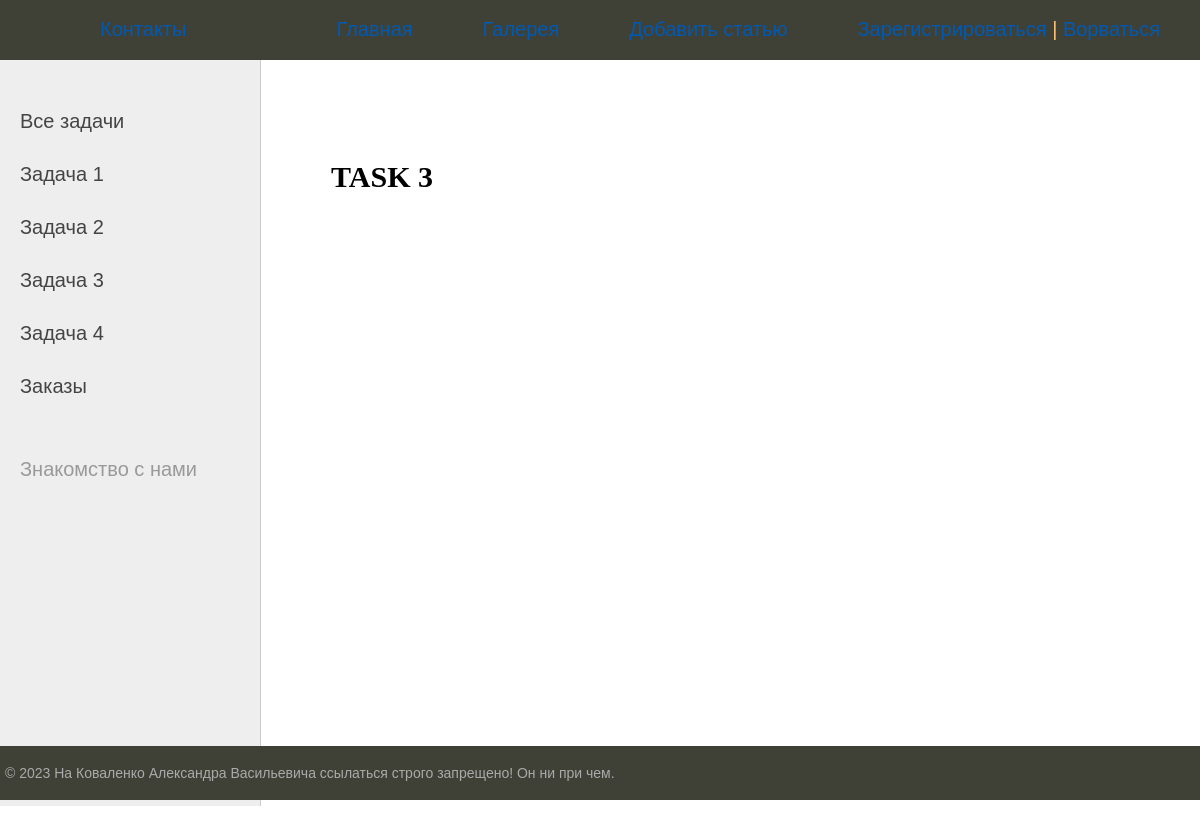
Before: /task_3/ with the older database file.
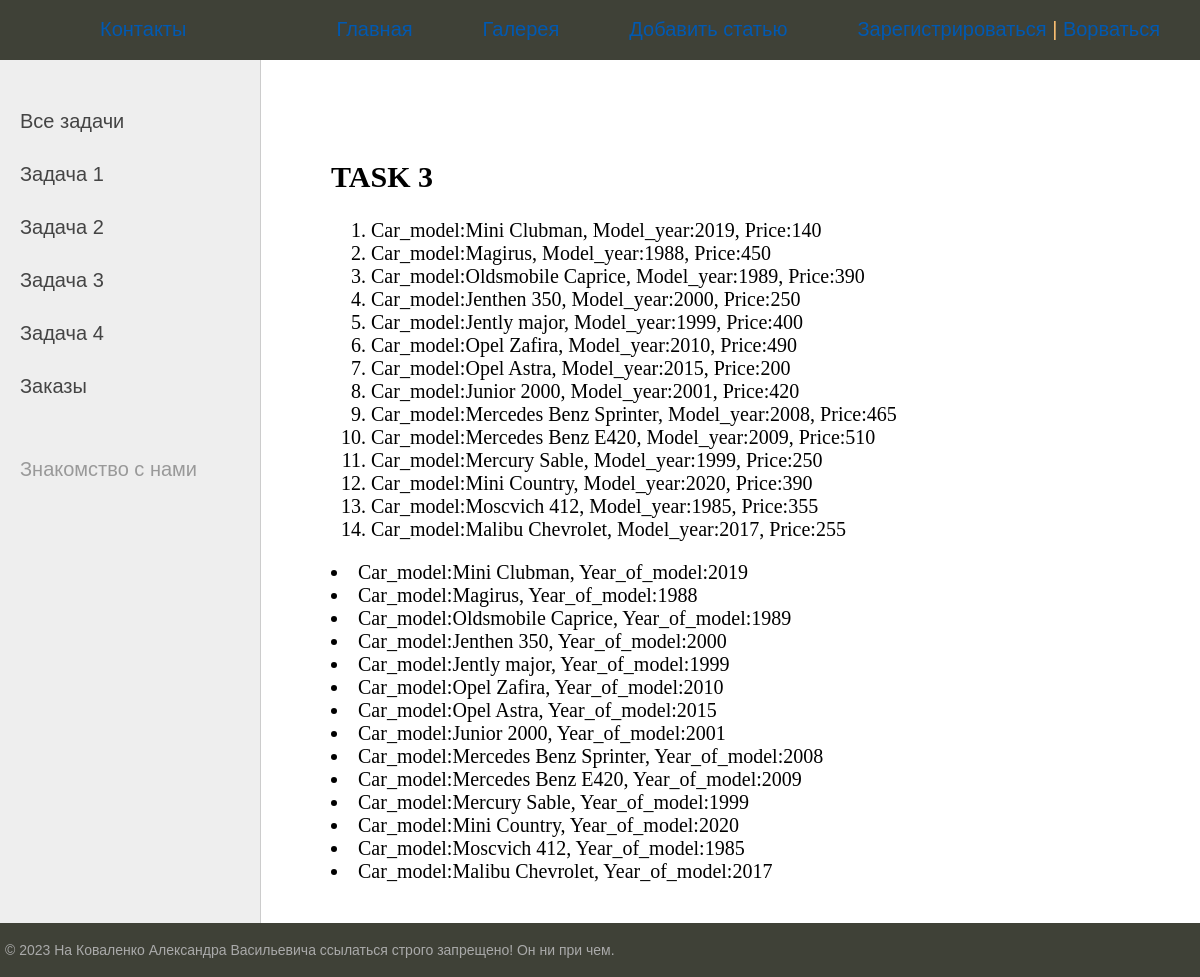
After: the same page with the newer database file.
### autoservice/models.py (models this page shows, shortened)
class Auto(models.Model):
    car_model = models.CharField(max_length=100)
    model_year = models.CharField(max_length=4, null=True)
    client = models.ForeignKey(Clients, on_delete=models.PROTECT)

### autoservice/views.py (the view)
# urls.py: path('task_3/', views.task_3, name='task_3'),
def task_3(request):
    autos = Auto.objects.all().annotate(total=Sum('order__type_service_id__price'))
    return render(request, 'autoservice/task_3.html', {'autos': autos})

### templates/autoservice/task_3.html (shortened to what this page needs)
{%  extends 'autoservice/base.html' %}
{%  block content %}
<h2>TASK  3</h2>
    <p>
 <ol>
     {% for auto in autos %}
        <li>
            Car_model:{{ auto.car_model }}, Model_year:{{ auto.model_year }}, Price:{{ auto.total }}
        </li>
     {% endfor %}
 </ol>
    </p>
    <p>
    {% for auto in autos %}
    <li>
        Car_model:{{ auto.car_model }}, Year_of_model:{{ auto.model_year }}
    </li>
    {% endfor %}
    </p>
{% endblock %}

### templates/autoservice/base.html (shortened to what this page needs)
{% load static %}
<!DOCTYPE html>
<html>
<head>
	<link type="text/css" href="{% static 'autoservice/css/autoservice.css' %}" rel="stylesheet" />
</head>
<body>
<table class="table-page" border=0 cellpadding="0" cellspacing="0">
<tr><td valign=top>
		<div class="header">
			<ul id="mainmenu" class="mainmenu">
			<li class="logo"><a href="#"><div class="logo"></div></a></li>
			<li><a href="#">Контакты</a></li>
                <li class="last"><a href="#">Зарегистрироваться</a> | <a href="#">Ворваться</a></li>
                <li class="last"><a href="#">Добавить статью</a></li>
                <li class="last"><a href="#">Галерея</a></li>
			<li class="last"><a href="/">Главная</a></li>
			</ul>
		</div>
<table class="table-content" border=0 cellpadding="0" cellspacing="0">
<tr>
	<td valign="top" class="left-chapters">
	<ul id="leftchapters">
        <li><a href="#">Все задачи</a></li>
		<li><a href="/task_1">Задача 1</a></li>
        <li><a href="/task_2">Задача 2</a></li>
		<li><a href="/task_3">Задача 3</a></li>
        <li><a href="/task_4">Задача 4</a></li>
        <li><a href="/orders">Заказы</a></li>
		<li class="share">
		<p>Знакомство с нами</p>
		<a class="share-yt" href="#" target="_blank" rel="nofollow"></a>
		</li>
	</ul>
</td>
<td valign="top" class="content">
	<div class="content-text">
{% block content %}
{% endblock %}
	</div>
</td></tr></table>
</td></tr>
<tr><td valign=top>
	<div id="footer">
		<p>&copy; 2023 Hа Коваленко Александра Васильевича ссылаться строго запрещено! Он ни при чем.</p>
	</div>
</td></tr></table>

### autoservice/static/autoservice/css/autoservice.css (style rules this page uses)
html, body { font-family: 'Arial'; margin: 0; padding: 0; height: 100%; width: 100%; color: #444; }
a { color: #0059b2; text-decoration: none; }
.table-page { width: 100%; height: 100%; vertical-align: top; }
.table-page tr { height: 100%; }
.header { background: #3F4137; height: 60px; }
.logo { background: url('../images/barber.png') no-repeat 10px 5px; width: 70px; height: 60px; }
ul.mainmenu { list-style: none; margin: 0; padding: 0; height: 60px; color: #fdc073; font-size: 20px; overflow: hidden; }
ul.mainmenu li { float: left; margin: 18px 40px 0 30px; }
ul.mainmenu li.logo { margin: 0; }
ul.mainmenu li.last { float: right; }
ul.mainmenu li a { color: #0059b2; text-decoration: none; }
.table-content { width: 100%; min-height: 100%; height: 100%; }
.left-chapters { margin: 0; background: #eee; border-right: 1px solid #ccc; min-height: 100%; }
.left-chapters ul { width: 230px; min-height: 100%; margin: 0; padding: 20px 10px 10px 20px; list-style: none; font-size: 20px; }
.left-chapters ul li { margin: 30px 0 0 0; color: #999; }
.left-chapters ul li a { color: #444; text-decoration: none; }
.left-chapters ul li.share { margin: 60px 0 0 0; }
.left-chapters ul li.share p { margin: 30px 0 30px 0; }
.left-chapters ul li.share a { display: inline-block; width: 40px; height: 40px; margin: 0 20px 0 0; }
.left-chapters ul li.share a.share-yt { width: 100%; height: 30px; background: url('../images/share_yt.png') no-repeat 0 0 }
.content { padding: 40px 20px 20px 40px; width: 100%; box-sizing: border-box; }
.content-text { margin: 60px 0 0 30px; color: #000; font-size: 20px; font-family: Yandex Sans Display Light; }
#footer { box-sizing: border-box; background: #3F4137; padding: 5px; color: #aaa; font-size: 14px; font-family: Verdana, Geneva, Arial, Helvetica; text-align: left; overflow: hidden; }

Changed rows visible on the page:
added Auto: car_model "Mini Clubman", model_year "2019", total "140"
added Auto: car_model "Magirus", model_year "1988", total "450"
added Auto: car_model "Oldsmobile Caprice", model_year "1989", total "390"
added Auto: car_model "Jenthen 350", model_year "2000", total "250"
added Auto: car_model "Jently major", model_year "1999", total "400"
added Auto: car_model "Opel Zafira", model_year "2010", total "490"
added Auto: car_model "Opel Astra", model_year "2015", total "200"
added Auto: car_model "Junior 2000", model_year "2001", total "420"
added Auto: car_model "Mercedes Benz Sprinter", model_year "2008", total "465"
added Auto: car_model "Mercedes Benz E420", model_year "2009", total "510"
added Auto: car_model "Mercury Sable", model_year "1999", total "250"
added Auto: car_model "Mini Country", model_year "2020", total "390"
added Auto: car_model "Moscvich 412", model_year "1985", total "355"
added Auto: car_model "Malibu Chevrolet", model_year "2017", total "255"
